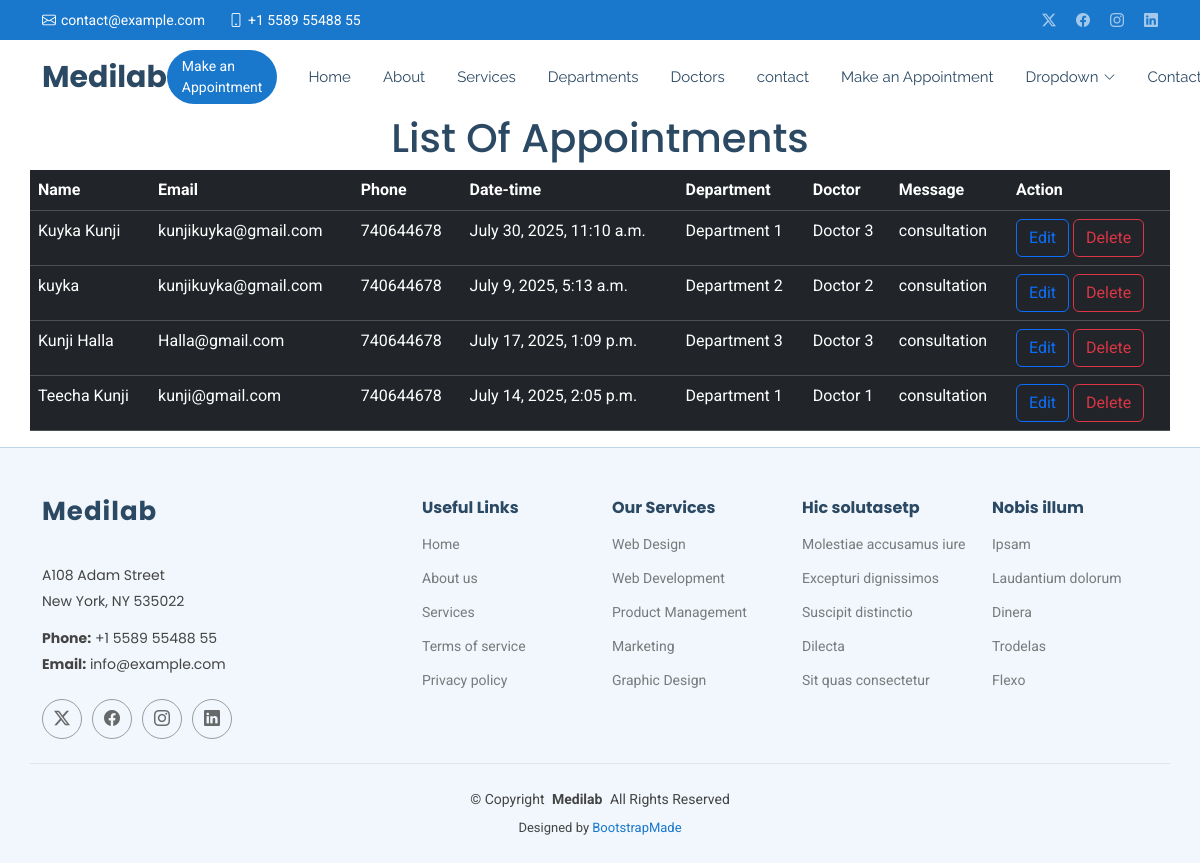
Page /show/ on the committed database.
### myapp/models.py (models this page shows, shortened)
class Appointment(models.Model):
    name = models.CharField(max_length=80)
    email = models.EmailField()
    phone = models.IntegerField(max_length=80)
    datetime = models.DateTimeField()
    department = models.CharField(max_length=80)
    doctor = models.CharField(max_length=80)
    message = models.TextField()

### myapp/views.py (the view)
# urls.py: path('show/', views.show, name='show'),
def show(request):
    all = Appointment.objects.all()
    return render(request, 'show.html', {'all': all})

### templates/show.html
{% extends 'starter-page.html' %}
{% load static %}
{% block content %}
    <h1 class="text-center">List Of Appointments</h1>
    <table class="table table-dark container">
    <tr>
        <th>Name</th>
        <th>Email</th>
        <th>Phone</th>
        <th>Date-time</th>
        <th>Department</th>
        <th>Doctor</th>
        <th>Message</th>
        <th>Action</th>
    </tr>
    {% for appointment in all %}
    	<tr>
        <td>{{ appointment.name }}</td>
        <td>{{ appointment.email }}</td>
        <td>{{ appointment.phone }}</td>
        <td>{{ appointment.datetime }}</td>
        <td>{{ appointment.department }}</td>
        <td>{{ appointment.doctor}}</td>
        <td>{{ appointment.message}}</td>
        <td>
            <a href="/edit/{{ appointment.id }}" class="btn btn-outline-primary">Edit</a>
            <a href="/delete/{{ appointment.id }}" class="btn btn-outline-danger">Delete</a>
        </td>
        </tr>
    {% endfor %}
    </table>
{% endblock %}

### templates/starter-page.html (shortened to what this page needs)
<!DOCTYPE html>
<html lang="en">
<head>
    {% load static %}
  <link href="{% static 'assets/vendor/bootstrap/css/bootstrap.min.css' %}" rel="stylesheet">
  <link href="{% static 'assets/vendor/bootstrap-icons/bootstrap-icons.css' %}" rel="stylesheet">
  <link href="{% static 'assets/vendor/aos/aos.css' %}" rel="stylesheet">
  <link href="{% static 'assets/vendor/glightbox/css/glightbox.min.css' %}" rel="stylesheet">
  <link href="{% static 'assets/vendor/swiper/swiper-bundle.min.css' %}" rel="stylesheet">
  <link href="{% static 'assets/css/main.css' %}" rel="stylesheet">
</head>
<body class="starter-page-page">
  <header id="header" class="header sticky-top">
    <div class="topbar d-flex align-items-center">
      <div class="container d-flex justify-content-center justify-content-md-between">
        <div class="contact-info d-flex align-items-center">
          <i class="bi bi-envelope d-flex align-items-center"><a href="mailto:contact@example.com">contact@example.com</a></i>
          <i class="bi bi-phone d-flex align-items-center ms-4"><span>+1 5589 55488 55</span></i>
        </div>
        <div class="social-links d-none d-md-flex align-items-center">
          <a href="#" class="twitter"><i class="bi bi-twitter-x"></i></a>
          <a href="#" class="facebook"><i class="bi bi-facebook"></i></a>
          <a href="#" class="instagram"><i class="bi bi-instagram"></i></a>
          <a href="#" class="linkedin"><i class="bi bi-linkedin"></i></a>
        </div>
      </div>
    </div>
    <div class="branding d-flex align-items-center">
      <div class="container position-relative d-flex align-items-center justify-content-between">
        <a href="index.html" class="logo d-flex align-items-center me-auto">
          <h1 class="sitename">Medilab</h1>
        </a>
        <nav id="navmenu" class="navmenu">
          <ul>
            <li><a href="{% url 'index' %}">Home<br></a></li>
            <li><a href="{% url 'about' %}">About</a></li>
            <li><a href="{% url 'services' %}">Services</a></li>
            <li><a href="{% url 'departments' %}">Departments</a></li>
            <li><a href="{% url 'doctors' %}">Doctors</a></li>
            <li><a href="{% url 'contact' %}">contact</a></li>
            <li><a href="{% url 'appointment' %}">Make an Appointment</a></li>
            <li class="dropdown"><a href="#"><span>Dropdown</span> <i class="bi bi-chevron-down toggle-dropdown"></i></a>
            </li>
            <li><a href="contact">Contact</a></li>
          </ul>
        </nav>
        <a class="cta-btn d-none d-sm-block" href=appointment">Make an Appointment</a>
      </div>
    </div>
  </header>
  <main class="main">
    {% block content %}
    {% endblock %}
  </main>
  <footer id="footer" class="footer light-background">
    <div class="container footer-top">
      <div class="row gy-4">
        <div class="col-lg-4 col-md-6 footer-about">
          <a href="index.html" class="logo d-flex align-items-center">
            <span class="sitename">Medilab</span>
          </a>
          <div class="footer-contact pt-3">
            <p>A108 Adam Street</p>
            <p>New York, NY 535022</p>
            <p class="mt-3"><strong>Phone:</strong> <span>+1 5589 55488 55</span></p>
            <p><strong>Email:</strong> <span>info@example.com</span></p>
          </div>
          <div class="social-links d-flex mt-4">
            <a href=""><i class="bi bi-twitter-x"></i></a>
            <a href=""><i class="bi bi-facebook"></i></a>
            <a href=""><i class="bi bi-instagram"></i></a>
            <a href=""><i class="bi bi-linkedin"></i></a>
          </div>
        </div>
        <div class="col-lg-2 col-md-3 footer-links">
          <h4>Useful Links</h4>
          <ul>
            <li><a href="#">Home</a></li>
            <li><a href="#">About us</a></li>
            <li><a href="#">Services</a></li>
            <li><a href="#">Terms of service</a></li>
            <li><a href="#">Privacy policy</a></li>
          </ul>
        </div>
        <div class="col-lg-2 col-md-3 footer-links">
          <h4>Our Services</h4>
          <ul>
            <li><a href="#">Web Design</a></li>
            <li><a href="#">Web Development</a></li>
            <li><a href="#">Product Management</a></li>
            <li><a href="#">Marketing</a></li>
            <li><a href="#">Graphic Design</a></li>
          </ul>
        </div>
        <div class="col-lg-2 col-md-3 footer-links">
          <h4>Hic solutasetp</h4>
          <ul>
            <li><a href="#">Molestiae accusamus iure</a></li>
            <li><a href="#">Excepturi dignissimos</a></li>
            <li><a href="#">Suscipit distinctio</a></li>
            <li><a href="#">Dilecta</a></li>
            <li><a href="#">Sit quas consectetur</a></li>
          </ul>
        </div>
        <div class="col-lg-2 col-md-3 footer-links">
          <h4>Nobis illum</h4>
          <ul>
            <li><a href="#">Ipsam</a></li>
            <li><a href="#">Laudantium dolorum</a></li>
            <li><a href="#">Dinera</a></li>
            <li><a href="#">Trodelas</a></li>
            <li><a href="#">Flexo</a></li>
          </ul>
        </div>
      </div>
    </div>
    <div class="container copyright text-center mt-4">
      <p>© <span>Copyright</span> <strong class="px-1 sitename">Medilab</strong> <span>All Rights Reserved</span></p>
      <div class="credits">
        Designed by <a href="https://bootstrapmade.com/">BootstrapMade</a>
      </div>
    </div>
  </footer>
</body>
</html>

### rows in the picture
Appointment: name "Kuyka Kunji", email "kunjikuyka@gmail.com", phone "740644678", datetime "July 30, 2025, 11:10 a.m.", department "Department 1", doctor "Doctor 3", message "consultation"
Appointment: name "kuyka", email "kunjikuyka@gmail.com", phone "740644678", datetime "July 9, 2025, 5:13 a.m.", department "Department 2", doctor "Doctor 2", message "consultation"
Appointment: name "Kunji Halla", email "Halla@gmail.com", phone "740644678", datetime "July 17, 2025, 1:09 p.m.", department "Department 3", doctor "Doctor 3", message "consultation"
Appointment: name "Teecha Kunji", email "kunji@gmail.com", phone "740644678", datetime "July 14, 2025, 2:05 p.m.", department "Department 1", doctor "Doctor 1", message "consultation"
